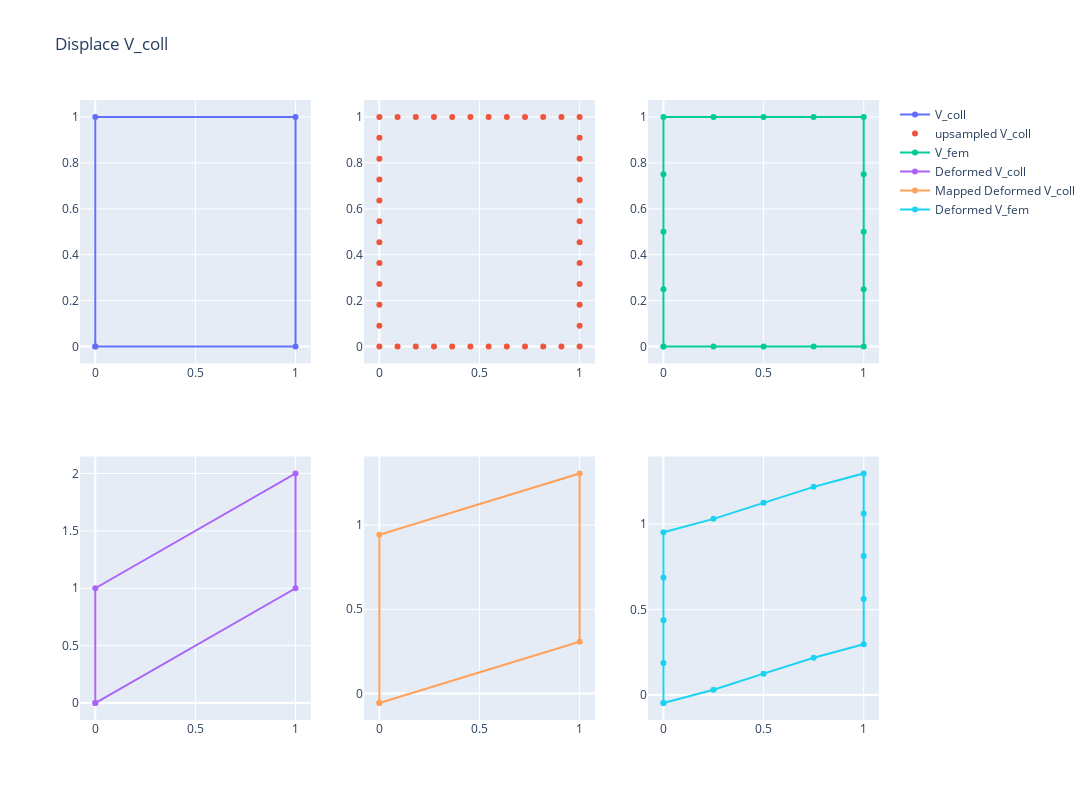

Notebook code cell kept with this figure:
### Code cell
X_coll = V_coll + U_coll
X_fem = V_fem + W_new.T @ U_coll
X_coll2 = V_coll + W_new @ (X_fem - V_fem)

fig = make_subplots(rows=2, cols=3)

fig.add_trace(go.Scatter(x=V_coll[coll_row_order, 0], y=V_coll[coll_row_order, 1], mode="markers+lines", name="V_coll"), row=1, col=1),
fig.add_trace(go.Scatter(x=V_coll_upsampled[:, 0], y=V_coll_upsampled[:, 1], mode="markers", name="upsampled V_coll"), row=1, col=2),
fig.add_trace(go.Scatter(x=V_fem[fem_row_order, 0], y=V_fem[fem_row_order, 1], mode="markers+lines", name="V_fem"), row=1, col=3),
fig.add_trace(go.Scatter(x=X_coll[coll_row_order, 0], y=X_coll[coll_row_order, 1], mode="markers+lines", name="Deformed V_coll"), row=2, col=1),
fig.add_trace(go.Scatter(x=X_coll2[coll_row_order, 0], y=X_coll2[coll_row_order, 1], mode="markers+lines", name="Mapped Deformed V_coll"), row=2, col=2),
fig.add_trace(go.Scatter(x=X_fem[fem_row_order, 0], y=X_fem[fem_row_order, 1], mode="markers+lines", name="Deformed V_fem"), row=2, col=3),

fig.update_layout(width=1200, height=800, title="Displace V_coll")

### Figure 1 — Plotly figure (JSON) as saved in the notebook; plotly's stock layout.template omitted (floating-point values rounded to 4 significant figures)
{"data": [{"mode": "markers+lines", "name": "V_coll", "type": "scatter", "x": [0, 1, 1, 0, 0], "xaxis": "x", "y": [0, 0, 1, 1, 0], "yaxis": "y"}, {"mode": "markers", "name": "upsampled V_coll", "type": "scatter", "x": [0, 1, 1, 0, 0.09091, 0.1818, 0.2727, 0.3636, 0.4545, 0.5455, 0.6364, 0.7273, 0.8182, 0.9091, 1, 1, 1, 1, 1, 1, 1, 1, 1, 1, 0.9091, 0.8182, 0.7273, 0.6364, 0.5455, 0.4545, 0.3636, 0.2727, 0.1818, 0.09091, 0, 0, 0, 0, 0, 0, 0, 0, 0, 0], "xaxis": "x2", "y": [0, 0, 1, 1, 0, 0, 0, 0, 0, 0, 0, 0, 0, 0, 0.09091, 0.1818, 0.2727, 0.3636, 0.4545, 0.5455, 0.6364, 0.7273, 0.8182, 0.9091, 1, 1, 1, 1, 1, 1, 1, 1, 1, 1, 0.9091, 0.8182, 0.7273, 0.6364, 0.5455, 0.4545, 0.3636, 0.2727, 0.1818, 0.09091], "yaxis": "y2"}, {"mode": "markers+lines", "name": "V_fem", "type": "scatter", "x": [0, 0.25, 0.5, 0.75, 1, 1, 1, 1, 1, 0.75, 0.5, 0.25, 0, 0, 0, 0, 0], "xaxis": "x3", "y": [0, 0, 0, 0, 0, 0.25, 0.5, 0.75, 1, 1, 1, 1, 1, 0.75, 0.5, 0.25, 0], "yaxis": "y3"}, {"mode": "markers+lines", "name": "Deformed V_coll", "type": "scatter", "x": [0, 1, 1, 0, 0], "xaxis": "x4", "y": [0, 1, 2, 1, 0], "yaxis": "y4"}, {"mode": "markers+lines", "name": "Mapped Deformed V_coll", "type": "scatter", "x": [0, 1, 1, 0, 0], "xaxis": "x5", "y": [-0.05712, 0.3071, 1.307, 0.9429, -0.05712], "yaxis": "y5"}, {"mode": "markers+lines", "name": "Deformed V_fem", "type": "scatter", "x": [0, 0.25, 0.5, 0.75, 1, 1, 1, 1, 1, 0.75, 0.5, 0.25, 0, 0, 0, 0, 0], "xaxis": "x6", "y": [-0.04688, 0.0311, 0.1253, 0.2185, 0.297, 0.562, 0.8133, 1.062, 1.297, 1.219, 1.125, 1.031, 0.9531, 0.6876, 0.4373, 0.1876, -0.04688], "yaxis": "y6"}], "layout": {"height": 800, "title": {"text": "Displace V_coll"}, "width": 1200, "xaxis": {"anchor": "y", "domain": [0, 0.2889]}, "xaxis2": {"anchor": "y2", "domain": [0.3556, 0.6444]}, "xaxis3": {"anchor": "y3", "domain": [0.7111, 1]}, "xaxis4": {"anchor": "y4", "domain": [0, 0.2889]}, "xaxis5": {"anchor": "y5", "domain": [0.3556, 0.6444]}, "xaxis6": {"anchor": "y6", "domain": [0.7111, 1]}, "yaxis": {"anchor": "x", "domain": [0.575, 1]}, "yaxis2": {"anchor": "x2", "domain": [0.575, 1]}, "yaxis3": {"anchor": "x3", "domain": [0.575, 1]}, "yaxis4": {"anchor": "x4", "domain": [0, 0.425]}, "yaxis5": {"anchor": "x5", "domain": [0, 0.425]}, "yaxis6": {"anchor": "x6", "domain": [0, 0.425]}}}
